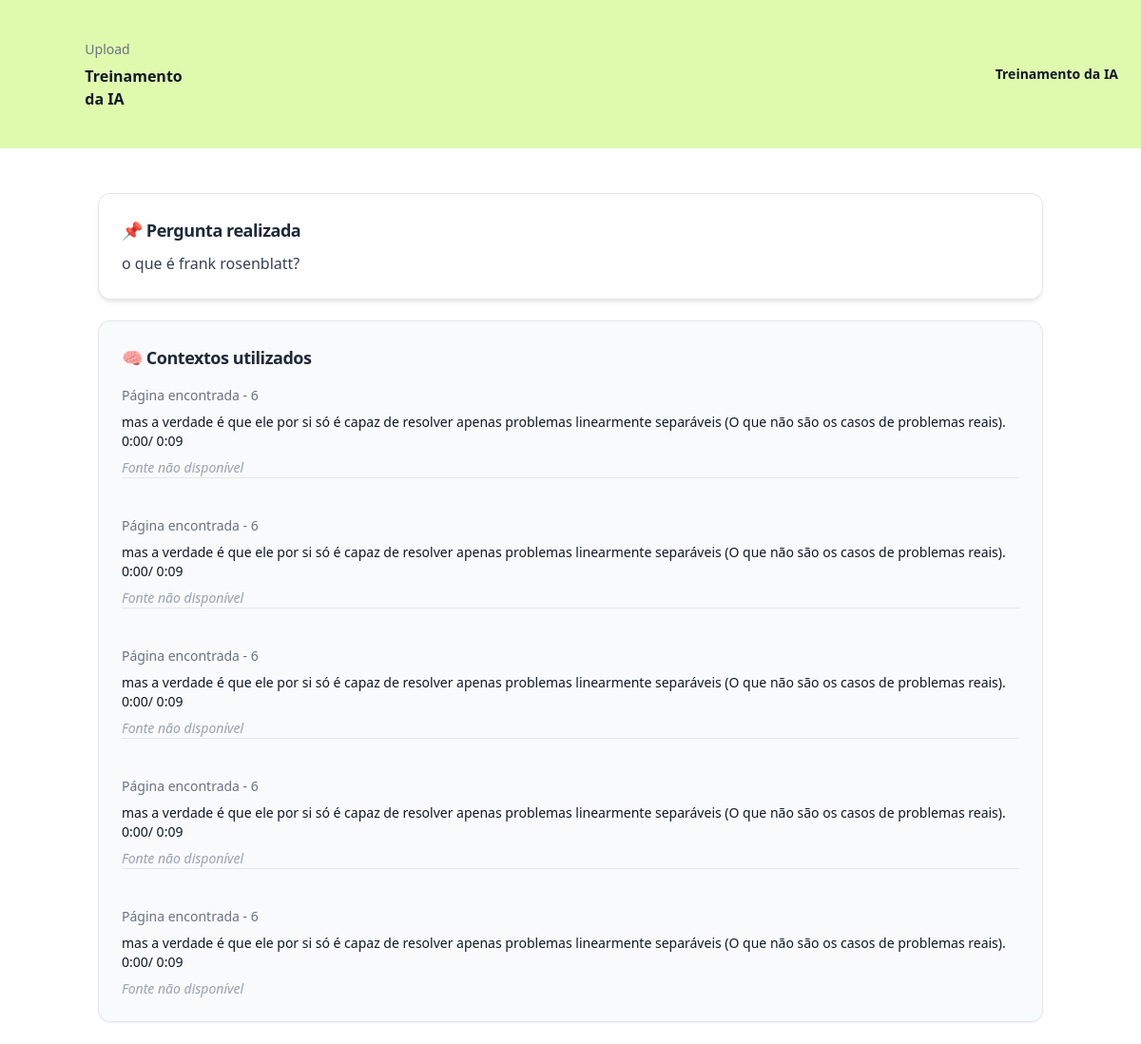
The app's page /oraculo/ver_fontes/9 with its own data.
### oraculo/models.py (models this page shows, shortened)
class Pergunta(models.Model):
    data_treinamento = models.ManyToManyField(DataTreinamento)
    pergunta = models.TextField()

class DataTreinamento(models.Model):
    metadata = models.JSONField(null=True, blank=True)
    texto = models.TextField()

### oraculo/views.py (the view)
# urls.py: path("ver_fontes/<int:id>", views.ver_fontes, name="ver_fontes"),
def ver_fontes(request, id):
    pergunta = Pergunta.objects.get(id=id)
    for i in pergunta.data_treinamento.all():
        print(i.metadata)
        print(i.texto)
        print("---")
    print(pergunta.pergunta)
    return render(request, "ver_fontes.html", {"pergunta": pergunta})

### oraculo/templates/ver_fontes.html (shortened to what this page needs)
{% extends "base.html" %}
{% load static %}
{% load permission_tags %}
{% block 'conteudo' %}
    <main>
        <header class="relative isolate bg-lime-200/80">
            <div class="mx-auto max-w-7xl py-10 sm:px-6">
                <div class="mx-auto flex max-w-2xl items-center justify-between gap-x-8 lg:mx-0 lg:max-w-none">
                    <div class="flex items-center gap-x-6">
                        <h1>
                            <div class="text-sm/6 text-gray-500">Upload</div>
                            <div class="mt-1 text-base font-semibold text-gray-900">Treinamento da IA</div>
                        </h1>
                    </div>
                    <div class="flex items-center gap-x-4 sm:gap-x-6">
                        <a href="{% url 'treinar_ia' %}"
                           type="button"
                           class="hidden text-sm/6 font-semibold text-gray-900 sm:block">Treinamento da IA</a>
                    </div>
                </div>
            </div>
        </header>
        <div class="px-4 md:px-0 mt-6">
           <div class="max-w-5xl mx-auto px-4 py-6 space-y-6">
                <div class="bg-white rounded-xl shadow-md ring-1 ring-gray-200 p-6">
                    <h2 class="text-lg font-semibold text-gray-800 mb-2 tracking-tight">📌 Pergunta realizada</h2>
                    <p class="text-gray-700 text-base leading-relaxed">
                        {{ pergunta.pergunta }}
                    </p>
                </div>
                <div class="bg-gray-50 rounded-xl shadow-sm ring-1 ring-gray-200 p-6">
                    <h2 class="text-lg font-semibold text-gray-800 mb-4 tracking-tight">🧠 Contextos utilizados</h2>
                    <div class="divide-y divide-gray-200 space-y-6">
                        {% for contexto in pergunta.data_treinamento.all %}
                            <div class="pt-4 first:pt-0">
                                {% if contexto.metadata.source %}
                                    <div class="mb-2 text-sm text-gray-500 font-medium flex items-center gap-2">
                                        Página encontrada - {{ contexto.metadata.page }}
                                    </div>
                                {% endif %}
                                <div class="text-gray-900 text-sm">
                                    {{ contexto.texto }}
                                </div>
                                {% if contexto.metadata.arquivo %}
                                    <div class="mt-3">
                                        <a href="{{ contexto.metadata.arquivo }}" target="_blank"
                                        class="inline-flex items-center gap-2 text-sm font-medium text-blue-600 hover:text-blue-800 transition">
                                            Acessar arquivo
                                        </a>
                                    </div>
                                {% else %}
                                    <p class="mt-2 text-sm text-gray-400 italic">Fonte não disponível</p>
                                {% endif %}
                            </div>
                        {% empty %}
                            <p class="text-gray-500 text-sm">Nenhum contexto relacionado a esta pergunta.</p>
                        {% endfor %}
                    </div>
                </div>
            </div>
        </div>
    </main>
{% endblock 'conteudo' %}

### records on screen
Pergunta: pergunta "o que é frank rosenblatt?"
DataTreinamento: metadata.page "6", texto "mas a verdade é que ele por si só é capaz de resolver apenas problemas linearmente separáveis (O que não são os casos de problemas reais). 0:00/ 0:09", shows "Fonte não disponível"
DataTreinamento: metadata.page "6", texto "mas a verdade é que ele por si só é capaz de resolver apenas problemas linearmente separáveis (O que não são os casos de problemas reais). 0:00/ 0:09", shows "Fonte não disponível"
DataTreinamento: metadata.page "6", texto "mas a verdade é que ele por si só é capaz de resolver apenas problemas linearmente separáveis (O que não são os casos de problemas reais). 0:00/ 0:09", shows "Fonte não disponível"
DataTreinamento: metadata.page "6", texto "mas a verdade é que ele por si só é capaz de resolver apenas problemas linearmente separáveis (O que não são os casos de problemas reais). 0:00/ 0:09", shows "Fonte não disponível"
DataTreinamento: metadata.page "6", texto "mas a verdade é que ele por si só é capaz de resolver apenas problemas linearmente separáveis (O que não são os casos de problemas reais). 0:00/ 0:09", shows "Fonte não disponível"
